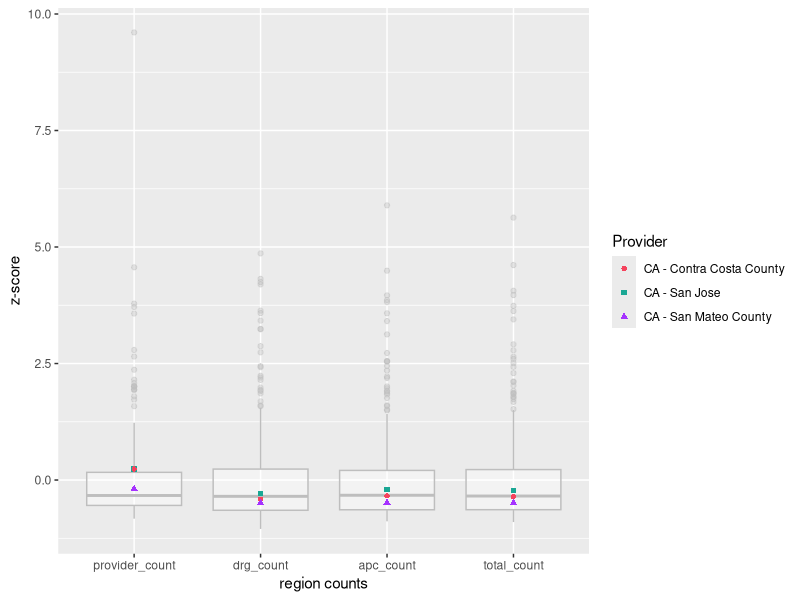
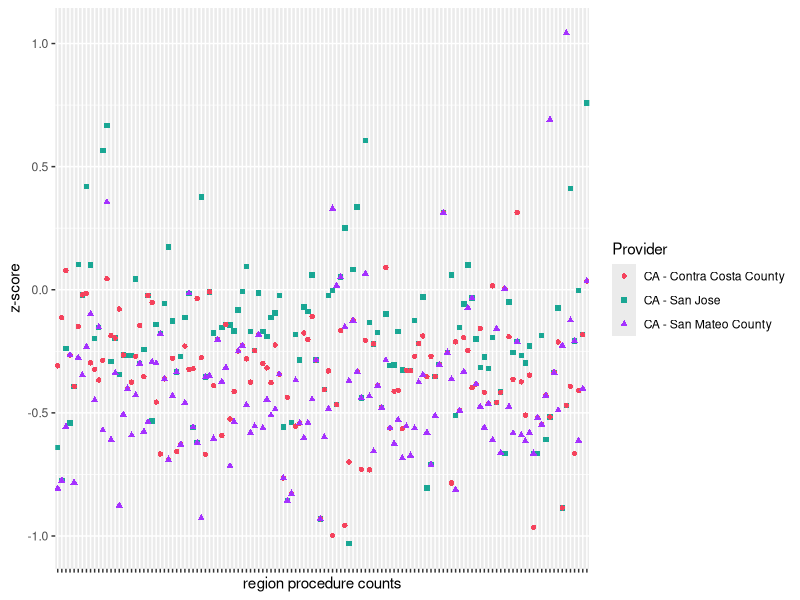
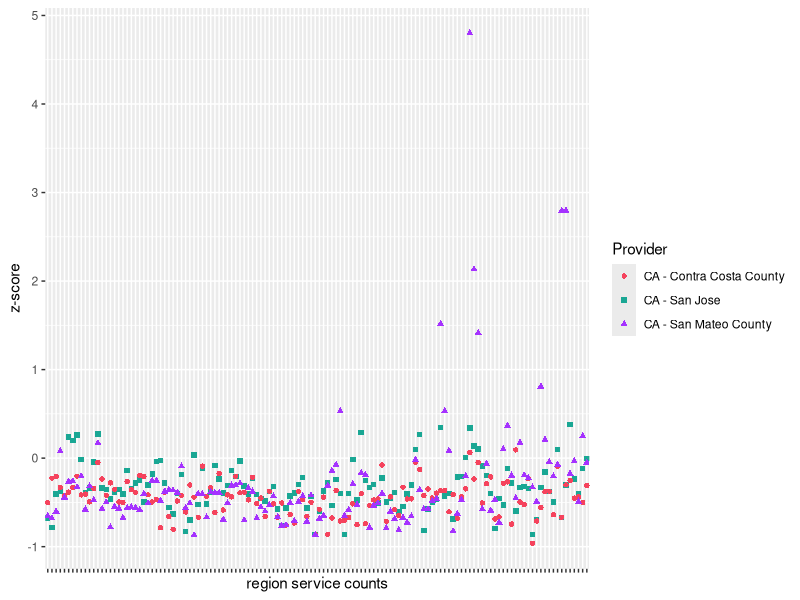
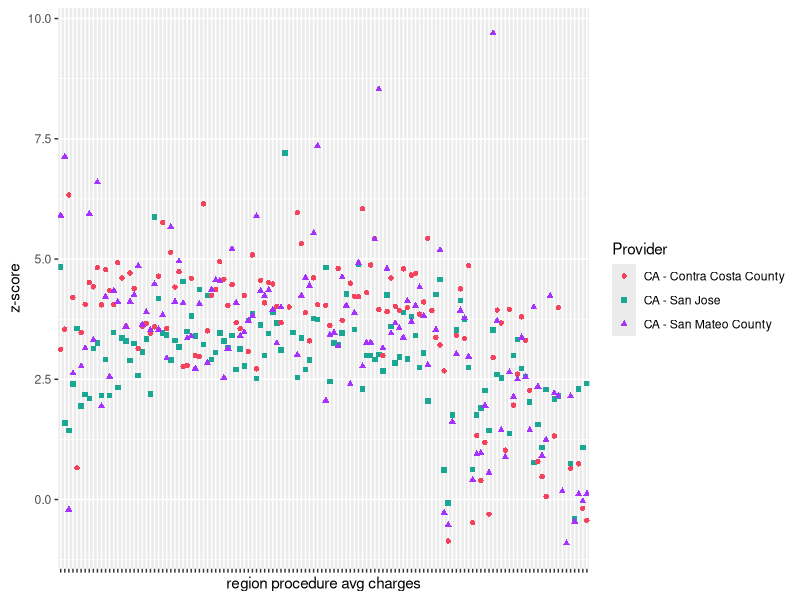
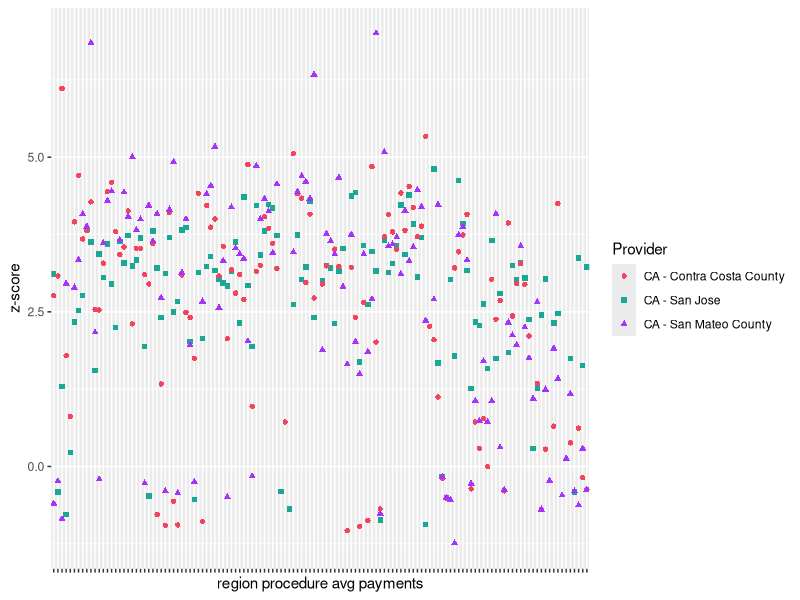
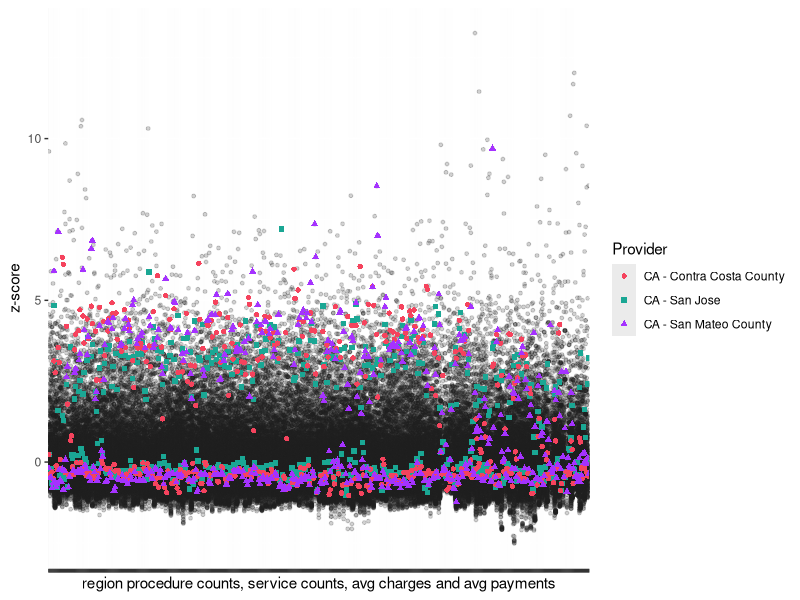
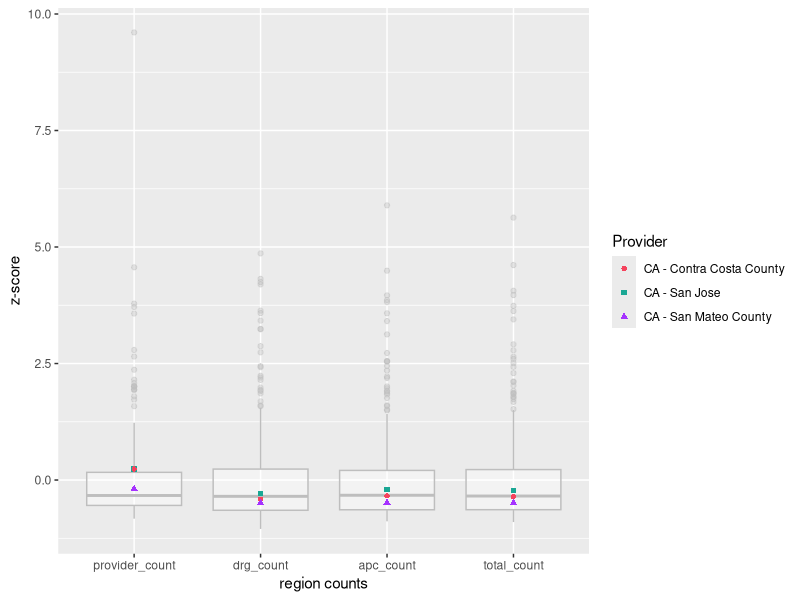
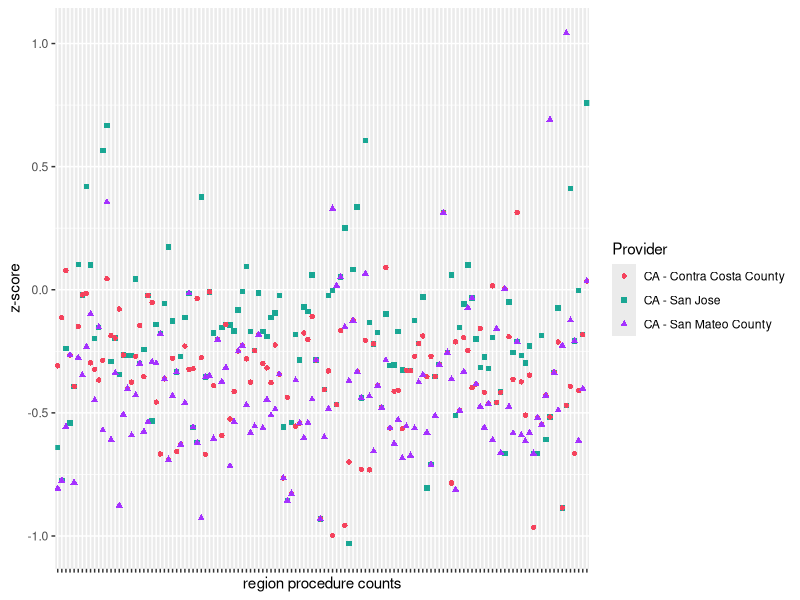

Generate these figures, in order, with R:
#! /usr/bin/env Rscript

# Dependencies
# install.packages("ggplot2")
# install.packages("reshape")

# Load packages
library(ggplot2)
library(reshape)

# The regions that are least like the others
provider_ids <- c('CA - San Jose', 'CA - Contra Costa County', 'CA - San Mateo County')

# Plot colours for the regions
scale_colours <- c()
scale_colours[[provider_ids[1]]] <- '#1AA794'
scale_colours[[provider_ids[2]]] <- '#F5435D'
scale_colours[[provider_ids[3]]] <- '#A532FF'

# Plot shapes for the regions
scale_shapes <- c()
scale_shapes[[provider_ids[1]]] <- 15
scale_shapes[[provider_ids[2]]] <- 16
scale_shapes[[provider_ids[3]]] <- 17

numcols = 523 # The number of columns the vectorizer produced - 1
cls <- c("character", rep("numeric",numcols))
# Read in the data file
df <- read.csv("vector_regions.txt", header=F, stringsAsFactors=F, colClasses=cls, row.names=1, sep="\t", na.strings="NA")


## Plot number of providers and procedures types each region carries out (Providers, DRG, APC, Total)
counts <- df[,1:3] # Subset the procedure type count columns
colnames(counts) <- c("provider_count", "drg_count", "apc_count")
counts$total_count <- counts$drg_count + counts$apc_count # Compute a total column
# Use a Z scale for easier comparison
scaled_counts <- data.frame(scale(counts, center=T, scale=T))
# Pick out the providers we are interested in
compare_counts <- scaled_counts[provider_ids,]
compare_counts$id <- provider_ids
# Build the plot with a box plot for comparison
p <- ggplot(data = melt(scaled_counts), aes(x=variable, y=value))
p + geom_boxplot(alpha=0.4, size=0.5, color="grey") + 
  geom_point(aes(colour=provider_ids[1], shape=provider_ids[1]), data=melt(compare_counts[1,], id.vars='id')) + 
  geom_point(aes(colour=provider_ids[2], shape=provider_ids[2]), data=melt(compare_counts[2,], id.vars='id')) + 
  geom_point(aes(colour=provider_ids[3], shape=provider_ids[3]), data=melt(compare_counts[3,], id.vars='id')) +
  scale_colour_manual(name="Provider", values=scale_colours) + scale_shape_manual(name="Provider", values=scale_shapes) +
  xlab("region counts") + ylab("z-score")
# Output the plot to a file
ggsave(file = "exploring/plots/region_counts.png", width = 11, height = 8, dpi = 300)


## Plot the number of procedures each region carries out for each procedure
counts <- df[,seq(4,ncol(df),4)] # Subset the procedure count column for each procedure
# Use a Z scale for easier comparison
scaled_counts <- data.frame(scale(counts, center=T, scale=T))
# Pick out the providers we are interested in
compare_counts <- scaled_counts[provider_ids,]
compare_counts$id <- provider_ids
# Build the plot
p <- ggplot(data = melt(scaled_counts), aes(x=variable, y=value))
p + geom_point(aes(colour=provider_ids[1], shape=provider_ids[1]), data=melt(compare_counts[1,], id.vars='id')) + 
  geom_point(aes(colour=provider_ids[2], shape=provider_ids[2]), data=melt(compare_counts[2,], id.vars='id')) + 
  geom_point(aes(colour=provider_ids[3], shape=provider_ids[3]), data=melt(compare_counts[3,], id.vars='id')) +
  scale_colour_manual(name="Provider", values=scale_colours) + scale_shape_manual(name="Provider", values=scale_shapes) +
  xlab("region procedure counts") + ylab("z-score") +
  theme(axis.text.x = element_blank())
# Output the plot to a file
ggsave(file = "exploring/plots/procedure_counts.png", width = 11, height = 8, dpi = 300)


## Plot the number of services of each procedures each region carries out
counts <- df[,seq(5,ncol(df),4)] # Subset the service count column for each procedure
# Use a Z scale for easier comparison
scaled_counts <- data.frame(scale(counts, center=T, scale=T))
# Pick out the providers we are interested in
compare_counts <- scaled_counts[provider_ids,]
compare_counts$id <- provider_ids
# Build the plot
p <- ggplot(data = melt(scaled_counts), aes(x=variable, y=value))
p + geom_point(aes(colour=provider_ids[1], shape=provider_ids[1]), data=melt(compare_counts[1,], id.vars='id')) + 
  geom_point(aes(colour=provider_ids[2], shape=provider_ids[2]), data=melt(compare_counts[2,], id.vars='id')) + 
  geom_point(aes(colour=provider_ids[3], shape=provider_ids[3]), data=melt(compare_counts[3,], id.vars='id')) +
  scale_colour_manual(name="Provider", values=scale_colours) + scale_shape_manual(name="Provider", values=scale_shapes) +
  xlab("region service counts") + ylab("z-score") +
  theme(axis.text.x = element_blank())
# Output the plot to a file
ggsave(file = "exploring/plots/service_counts.png", width = 11, height = 8, dpi = 300)


## Plot the average charges for procedures region providers carried out
counts <- df[,c(seq(6,ncol(df),4))] # Subset the charges columns for each region
# Use a Z scale for easier comparison
scaled_counts <- data.frame(scale(counts, center=T, scale=T))
# Pick out the providers we are interested in
compare_counts <- scaled_counts[provider_ids,]
compare_counts$id <- provider_ids
# Build the plot
p <- ggplot(data = melt(scaled_counts), aes(x=variable, y=value))
p + geom_point(aes(colour=provider_ids[1], shape=provider_ids[1]), data=melt(compare_counts[1,], id.vars='id')) + 
  geom_point(aes(colour=provider_ids[2], shape=provider_ids[2]), data=melt(compare_counts[2,], id.vars='id')) + 
  geom_point(aes(colour=provider_ids[3], shape=provider_ids[3]), data=melt(compare_counts[3,], id.vars='id')) +
  scale_colour_manual(name="Provider", values=scale_colours) + scale_shape_manual(name="Provider", values=scale_shapes) +
  xlab("region procedure avg charges") + ylab("z-score") +
  theme(axis.text.x = element_blank())
# Output the plot to a file
ggsave(file = "exploring/plots/charges.png", width = 11, height = 8, dpi = 300)


## Plot the average payments for procedures region providers carried out
counts <- df[,c(seq(7,ncol(df),4))] # Subset the payments columns for each region
# Use a Z scale for easier comparison
scaled_counts <- data.frame(scale(counts, center=T, scale=T))
# Pick out the providers we are interested in
compare_counts <- scaled_counts[provider_ids,]
compare_counts$id <- provider_ids
# Build the plot
p <- ggplot(data = melt(scaled_counts), aes(x=variable, y=value))
p + geom_point(aes(colour=provider_ids[1], shape=provider_ids[1]), data=melt(compare_counts[1,], id.vars='id')) + 
  geom_point(aes(colour=provider_ids[2], shape=provider_ids[2]), data=melt(compare_counts[2,], id.vars='id')) + 
  geom_point(aes(colour=provider_ids[3], shape=provider_ids[3]), data=melt(compare_counts[3,], id.vars='id')) +
  scale_colour_manual(name="Provider", values=scale_colours) + scale_shape_manual(name="Provider", values=scale_shapes) +
  xlab("region procedure avg payments") + ylab("z-score") +
  theme(axis.text.x = element_blank())
# Output the plot to a file
ggsave(file = "exploring/plots/payments.png", width = 11, height = 8, dpi = 300)


## Plot everything in one plot
scaled_all <- data.frame(scale(df, center=T, scale=T))
# Pick out the providers we are interested in
compare_counts <- scaled_all[provider_ids,]
compare_counts$id <- provider_ids
# Build the plot
p <- ggplot(data = melt(scaled_all), aes(x=variable, y=value))
p + geom_point(color='#202020', size=1, alpha=0.2) +
  geom_point(aes(colour=provider_ids[1], shape=provider_ids[1]), data=melt(compare_counts[1,], id.vars='id')) + 
  geom_point(aes(colour=provider_ids[2], shape=provider_ids[2]), data=melt(compare_counts[2,], id.vars='id')) + 
  geom_point(aes(colour=provider_ids[3], shape=provider_ids[3]), data=melt(compare_counts[3,], id.vars='id')) +
  scale_colour_manual(name="Provider", values=scale_colours) + scale_shape_manual(name="Provider", values=scale_shapes) +
  xlab("region procedure counts, service counts, avg charges and avg payments") + ylab("z-score") +
  theme(axis.text.x = element_blank())
# Output the plot to a file
ggsave(file = "exploring/plots/all.png", width = 11, height = 8, dpi = 300)
